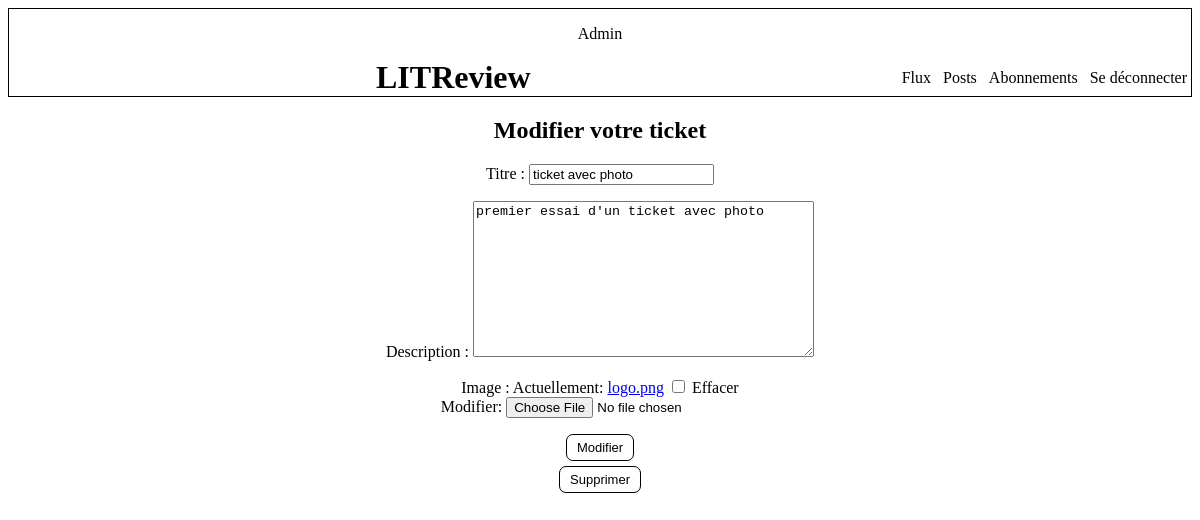
Before: /ticket/3/modifier/ (signed in) with the older database file.
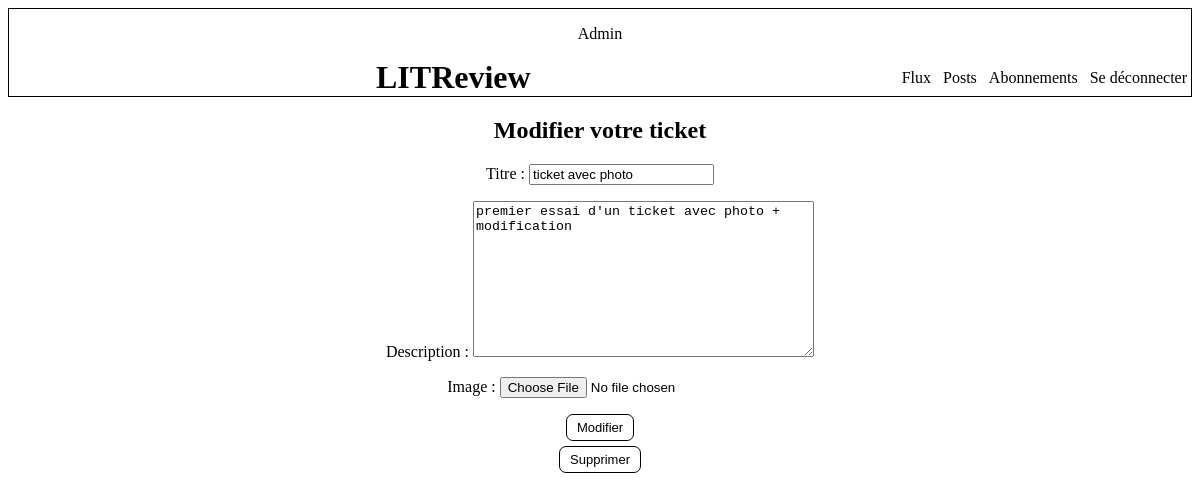
After: the same page with the newer database file.
### blog/models.py (models this page shows)
class Ticket(models.Model):
    titre = models.CharField(max_length=128)
    description = models.TextField(max_length=2048, blank=True)
    user = models.ForeignKey(to=settings.AUTH_USER_MODEL,
                             on_delete=models.CASCADE)
    image = models.ImageField(null=True, blank=True)
    date = models.DateTimeField(auto_now_add=True)

### blog/views.py (the view, shortened to what this page needs)
# urls.py: path("ticket/<int:ticket_id>/modifier/", blog.views.modifier_ticket,
@login_required
def modifier_ticket(request, ticket_id):
    ticket = get_object_or_404(models.Ticket, id=ticket_id)
    modifier_form = forms.TicketForm(instance=ticket)
    supprimer_form = forms.SupprimerTicketForm()
    context = {"modifier_form": modifier_form,
               "supprimer_form": supprimer_form}
    return render(request, "modifier_ticket.html", context=context)

### blog/forms.py
class TicketForm(forms.ModelForm):
    modifier_ticket = forms.BooleanField(widget=forms.HiddenInput,
                                         initial=True)
    class Meta:
        model = models.Ticket
        fields = ["titre", "description", "image"]

class SupprimerTicketForm(forms.Form):
    supprimer_ticket = forms.BooleanField(widget=forms.HiddenInput,
                                          initial=True)

### blog/templates/modifier_ticket.html (shortened to what this page needs)
{% extends "base.html" %}
{% block content %}
<div id="modifier_ticket">
    <h2>Modifier votre ticket</h2>
    <form method="post" enctype="multipart/form-data">
        {{ modifier_form.as_p }}
        <button class="bouton" type="submit">Modifier</button>
    </form>
    <form method="post" enctype="multipart/form-data">
        <button class="bouton" type="submit">Supprimer</button>
    </form>
</div>
{% endblock content %}

Changed rows visible on the page:
changed Ticket "ticket avec photo": description "premier essai d'un ticket avec photo" → "premier essai d'un ticket avec photo + modification"
Other visible differences:
form field as_p: "☐" → (not shown)
text no longer shown: "Titre : Description : Image : Actuellement: logo.png Effacer Modifier:"
text now shown: "Titre : Description : Image :"
